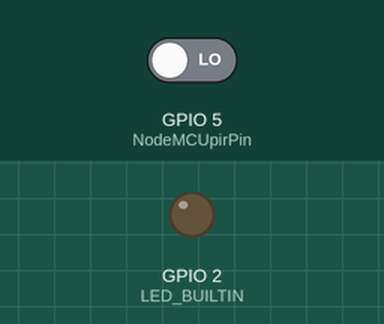
A sketch run on a simulated ESP8266 (NodeMCU). Parts: output pins drawn as LEDs (lit = HIGH, except the on-board LED, lit = LOW). The inputs (shaded band) are chosen by the test bench; at power-on: GPIO 5 (NodeMCUpirPin) LOW. WiFi joins after 1.5 s; servers stay silent unless stated; a WiFi scan finds three made-up networks; what the sketch prints to the serial monitor is not drawn.

Above: at 12.9 s.
13.0 s: GPIO 5 (NodeMCUpirPin) driven HIGH
At 28.8 s:
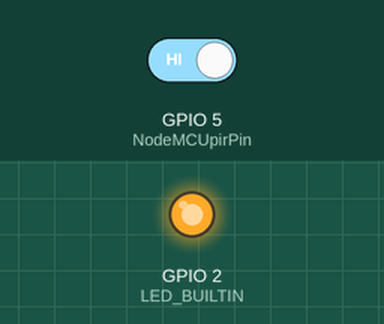
29.6 s: GPIO 5 (NodeMCUpirPin) driven LOW
At 44.7 s:
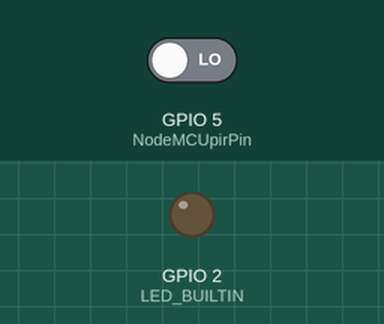
Timing chart, 0 to 46.2 s (numbered marks = the images above; inputs shaded):
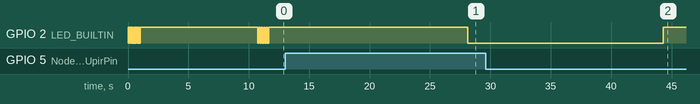

Measured:
- after the input at 13.0 s, GPIO 2 (LED_BUILTIN): HIGH → LOW after 15.1 s
- after the input at 29.6 s, GPIO 2 (LED_BUILTIN): LOW → HIGH after 14.7 s

The sketch:

mrlas.ino
```cpp
// (licence header left out)
// for ESP8266
#include <ESP8266WiFi.h>
#include <WiFiClientSecure.h>
#include <WiFiUdp.h>


int NodeMCUpirPin = 5;
char* ssid = "abcxyz"; //  your network SSID (name)
char* pass = "abcxyz";    // your network password (use for WPA, or use as key for WEP)
String apiKey = "abcxyz";
const char* server = "api.thingspeak.com";

// change the next line to use on non-WiFi101 based boards/shields

WiFiClientSecure sslClient; // for ESP8266
WiFiClient client;


void setup() {
  pinMode(NodeMCUpirPin, INPUT);
  digitalWrite(NodeMCUpirPin, LOW);
  pinMode(LED_BUILTIN, OUTPUT);
  digitalWrite(LED_BUILTIN, LOW);
  blinkLedStatus(1);
  initSerial();
  initWifi();
  //  initTime();

  // iotHubClient.begin();
}

void PublishRoomBooked()
{

  if (client.connect(server, 80)) { //   "184.106.153.149" or api.thingspeak.com
    String postStr = apiKey;
    postStr += "&field1=";
    postStr += String("1");
    postStr += "\r\n\r\n";

    client.print("POST /update HTTP/1.1\n");
    client.print("Host: api.thingspeak.com\n");
    client.print("Connection: close\n");
    client.print("X-THINGSPEAKAPIKEY: " + apiKey + "\n");
    client.print("Content-Type: application/x-www-form-urlencoded\n");
    client.print("Content-Length: ");
    client.print(postStr.length());
    client.print("\n\n");
    client.print(postStr);

    Serial.println("Room not Available");
  }
  client.stop();


}

void PublishRoomAvailable()
{

  if (client.connect(server, 80)) { //   "184.106.153.149" or api.thingspeak.com
    String postStr = apiKey;
    postStr += "&field1=";
    postStr += String("0");
    postStr += "\r\n\r\n";

    client.print("POST /update HTTP/1.1\n");
    client.print("Host: api.thingspeak.com\n");
    client.print("Connection: close\n");
    client.print("X-THINGSPEAKAPIKEY: " + apiKey + "\n");
    client.print("Content-Type: application/x-www-form-urlencoded\n");
    client.print("Content-Length: ");
    client.print(postStr.length());
    client.print("\n\n");
    client.print(postStr);

    Serial.println("Room  Available");
  }
  client.stop();


}


void loop() {

  if (WiFi.status() != WL_CONNECTED) {
    delay(100);
    initWifi();
    return;
  }

  if (digitalRead(NodeMCUpirPin) == HIGH) {
    Serial.println("High Pin");
    PublishRoomBooked();
    digitalWrite(LED_BUILTIN, LOW);
  } else {
        Serial.println("Low Pin");
        PublishRoomAvailable();
        digitalWrite(LED_BUILTIN, HIGH);
  }

  delay(16000);

}


void initSerial() {
  //Initialize serial and wait for port to open:


  // Uncomment the next two lines For ESP8266 boards (and comment out the line above)
  Serial.begin(115200);
  Serial.setDebugOutput(true);

}

void initWifi() {

  boolean blnSSIDfound = false;
  int intSSIDStringfound = -1;
  //set IP if not correct
  IPAddress ip = WiFi.localIP();

  // Connect to WiFi network
  Serial.println();
  delay(10);
  Serial.println();
  delay(10);

  WiFi.mode(WIFI_STA);
  WiFi.disconnect();
  delay(1000);

  Serial.println("Setup done");
  Serial.println();
  delay(10);

  // WiFi.scanNetworks will return the number of networks found
  int n = WiFi.scanNetworks();
  Serial.println("scan done");
  if (n == 0)
    Serial.println("no networks found");
  else
  {
    Serial.print(n);
    Serial.println(" networks found");
    for (int i = 0; i < n; ++i)
    {
      // Print SSID and RSSI for each network found
      Serial.print(i + 1);
      Serial.print(": ");
      Serial.print(WiFi.SSID(i));
      Serial.print(" (");
      Serial.print(WiFi.RSSI(i));
      Serial.print(")");
      Serial.println((WiFi.encryptionType(i) == ENC_TYPE_NONE)?" ":"*");
      delay(10);

      intSSIDStringfound = WiFi.SSID(i).indexOf('STCS');
      if (intSSIDStringfound >0) {
        Serial.println("STCS fOUND");
         ssid = "abcxyz"; //  your network SSID (name)
         pass = "abcxyz";    // your network password (use for WPA, or use as key for WEP)
         goto foundSSID;
      } //endif STCS

      intSSIDStringfound=0;
      intSSIDStringfound = WiFi.SSID(i).indexOf('Gurgaon');
      if (intSSIDStringfound >0) {
        Serial.println("Gurgaon Lab fOUND");
         ssid = "abcxyz"; //  your network SSID (name)
         pass = "abcxyz";    // your network password (use for WPA, or use as key for WEP)
         goto foundSSID;
      } //endif LAB


    }
  }
  Serial.println("");

foundSSID:
  // Wait a bit before scanning again
  delay(5000);

//forceSSID
         ssid = "abcxyz"; //  your network SSID (name)
         pass = "abcxyz";    // your network password (use for WPA, or use as key for WEP)


  Serial.print("Connecting to ");
  delay(10);
  Serial.println(ssid);
  delay(10);
  WiFi.begin(ssid, pass);

  while (WiFi.status() != WL_CONNECTED) {
    Serial.print(".");
    delay(500);
  }
  Serial.println("");
  Serial.println("WiFi connected");

  // Print the IP address
  Serial.print("ESP8266 IP: ");
  Serial.println(WiFi.localIP());

  blinkLedStatus(2);

}

void blinkLedStatus(int x)
{
int ledState = LOW;


switch (x) {

  case 1 :  // Booting Up)
            for (int i=0 ; i <= 20 ; i++) {
              if (ledState == LOW)
                  ledState = HIGH;  // Note that this switches the LED *off*
              else
                  ledState = LOW;   // Note that this switches the LED *on*
                  digitalWrite(LED_BUILTIN, ledState);
              delay(50);
            }
          break;

    case 2 :  // Connected to WIFI)
            for (int i=0 ; i <= 10 ; i++) {
              if (ledState == LOW)
                  ledState = HIGH;  // Note that this switches the LED *off*
              else
                  ledState = LOW;   // Note that this switches the LED *on*
                  digitalWrite(LED_BUILTIN, ledState);
              delay(100);
            }
          break;

}


}
```
